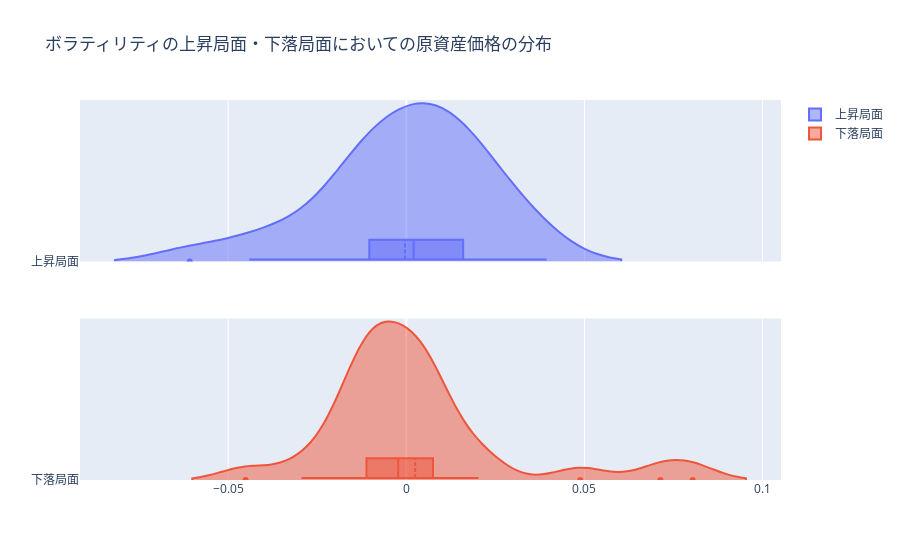

Notebook cell for this chart:
### Code cell
iv_upside = s_iv_pct_change.loc[s_iv_pct_change.loc[:, "ImpliedVolatility"] > 0.02]
iv_downside = s_iv_pct_change.loc[s_iv_pct_change.loc[:, "ImpliedVolatility"] < -0.02]

iv_updown_fig = make_subplots(rows=2, cols=1, shared_xaxes=True)
iv_updown_fig.add_trace(
    go.Violin(
        x=iv_upside.loc[:, "UnderlyingPrice"],
        side="positive",
        box_visible=True,
        name="上昇局面",
    ),
    row=1,
    col=1,
)
iv_updown_fig.add_trace(
    go.Violin(
        x=iv_downside.loc[:, "UnderlyingPrice"],
        side="positive",
        box_visible=True,
        name="下落局面",
    ),
    row=2,
    col=1,
)
iv_updown_fig.update_traces(meanline_visible=True)
iv_updown_fig.update_layout(go.Layout(title={"text": "ボラティリティの上昇局面・下落局面においての原資産価格の分布"}))

### Figure 1 — Plotly figure (JSON) as saved in the notebook; plotly's stock layout.template omitted (floating-point values rounded to 4 significant figures)
{"data": [{"box": {"visible": true}, "meanline": {"visible": true}, "name": "上昇局面", "side": "positive", "type": "violin", "x": [0.001287, -0.007928, -0.03669, -0.02716, 0.008547, -0.04411, -0.06081, -0.01039, 8.25e-05, 0.03127, 0.03147, 0.002825, 0.009394, 0.02116, 0.01385, 0.00819, -0.01529, -0.009926, 0.02048, 0.01826, -0.02165, -0.007257, 0.03936, 0.005765, -0.01688, -0.001094, -0.009053, 0.01596, 0.007667, 0.02199], "xaxis": "x", "yaxis": "y"}, {"box": {"visible": true}, "meanline": {"visible": true}, "name": "下落局面", "side": "positive", "type": "violin", "x": [-0.009515, 0.0005582, 0.02024, 0.07133, 0.08038, -0.04512, -0.008801, 0.02013, -0.01147, -0.02218, 0.04883, 0.00734, -0.01108, 0.007977, 0.008811, -0.003849, 0.005132, -0.002274, -0.001585, 0.005425, 0.004092, -0.004683, -0.0294, -0.01575, 0.004245, -0.01495, -0.01325, -0.007387, -0.01105], "xaxis": "x2", "yaxis": "y2"}], "layout": {"title": {"text": "ボラティリティの上昇局面・下落局面においての原資産価格の分布"}, "xaxis": {"anchor": "y", "domain": [0, 1], "matches": "x2", "showticklabels": false}, "xaxis2": {"anchor": "y2", "domain": [0, 1]}, "yaxis": {"anchor": "x", "domain": [0.575, 1]}, "yaxis2": {"anchor": "x2", "domain": [0, 0.425]}}}
